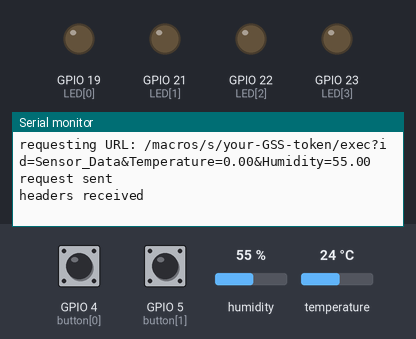
Bench run of a sketch on a simulated ESP32. Parts: output pins drawn as LEDs (lit = HIGH), the last lines printed to the serial monitor. Inputs (shaded band) come from the test bench; at power-on: GPIO 4 (button[0]) HIGH, GPIO 5 (button[1]) HIGH, humidity 55 %, temperature 24 °C. WiFi joins after 1.5 s; servers stay silent unless stated; uploads are accepted with an empty reply.

Above: at 3.0 s.
3.1 s: GPIO 4 (button[0]) pulled LOW for 0.15 s
At 4.0 s:
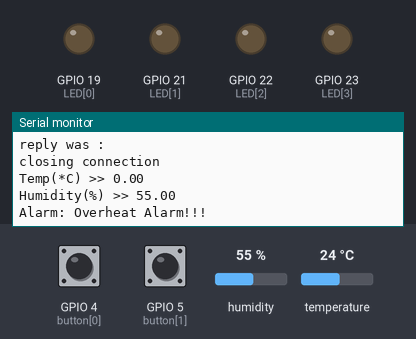
4.7 s: GPIO 5 (button[1]) pulled LOW for 0.15 s
At 5.3 s:
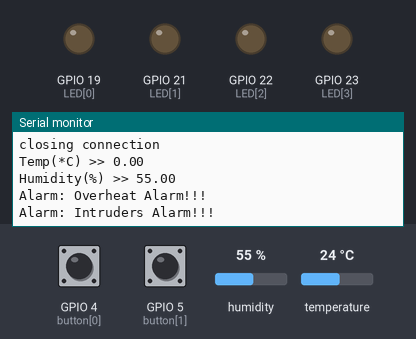

Measured:
- after the input at 3.1 s, the serial monitor: prints a new line at once (image 1)
- after the input at 4.7 s, the serial monitor: prints a new line at once (image 2)

The sketch:

M2-Q104-Blynk-and-LINE-from-SHTC3-4-LED-2-Switch.ino
```cpp
#include <WiFi.h>
#include <WiFiClientSecure.h>
#include <Wire.h>
#include <TridentTD_LineNotify.h>
#include <BlynkSimpleEsp32.h>
#include "SHTC3.h"
#define WIFI_NAME "your-wifi-name"
#define WIFI_PASS "your-wifi-pass"
#define BLYNK_TOKEN "your-blynk-token"
#define LINE_TOKEN "your-line-token"
#define GSS_TOKEN "your-GSS-token"
#define GSS_SHEET "Sensor_Data"
#define HOST "script.google.com"
#define HOST_PORT 443

byte LED[] = {19, 21, 22, 23};
byte button[] = {4, 5};
float temperature = -45;
float humidity = 0;
SHTC3 sht(Wire);
WiFiClientSecure client;

void setup() {
  Serial.begin(115200);
  Wire.begin(15, 18);
  for(int i = 0 ; i < 4 ; i++) {
    if(i < 2) pinMode(button[i], INPUT_PULLUP);
    pinMode(LED[i], OUTPUT);
  }
  Blynk.begin(BLYNK_TOKEN, WIFI_NAME, WIFI_PASS);
  LINE.setToken(LINE_TOKEN);
  client.setInsecure();
  xTaskCreatePinnedToCore(
    readSensorData,    // Task function
    "readSensorData",  // name of task
    1000,     // Stack size of task
    NULL,     // parameter of task
    1,        // priority od the task
    NULL,     // Task handle to keep track of created task
    1         // pin task to core 1
  );
  xTaskCreatePinnedToCore(
    sendSensorData,    // Task function
    "sendSensorData",  // name of task
    5000,     // Stack size of task
    NULL,     // parameter of task
    1,        // priority od the task
    NULL,     // Task handle to keep track of created task
    1         // pin task to core 1
  );
  xTaskCreatePinnedToCore(
    sensorAlarm,    // Task function
    "sensorAlarm",  // name of task
    5000,     // Stack size of task
    NULL,     // parameter of task
    1,        // priority od the task
    NULL,     // Task handle to keep track of created task
    1         // pin task to core 1
  );
  xTaskCreatePinnedToCore(
    switchOverHeatAlarm,    // Task function
    "switchAlarm",  // name of task
    5000,     // Stack size of task
    NULL,     // parameter of task
    1,        // priority od the task
    NULL,     // Task handle to keep track of created task
    1         // pin task to core 1
  );
  xTaskCreatePinnedToCore(
    switchIntrudersAlarm,    // Task function
    "switchIntrudersAlarm",  // name of task
    5000,     // Stack size of task
    NULL,     // parameter of task
    1,        // priority od the task
    NULL,     // Task handle to keep track of created task
    1         // pin task to core 1
  );
}

void readSensorData(void *pvParameterrs) {
  while(true) {
    sht.begin();
    sht.sample();
    temperature = sht.readTempC();
    humidity = sht.readHumidity();
    vTaskDelay(1000/portTICK_PERIOD_MS);
  }
}

void sensorAlarm(void *pvParameterrs) {
  while(true) {
    if(temperature > 28) {
      LINE.notify("\nTemperature is over 28 *C !\nCurrent temperature -> "+String(temperature)+" *C");
      Serial.println("\nTemperature is over 28 *C !");
      Serial.println("Sending notification to line\n");
      vTaskDelay(30000/portTICK_PERIOD_MS);
    }
    vTaskDelay(1000/portTICK_PERIOD_MS);
  }
}

void switchOverHeatAlarm(void *pvParameterrs) {
  while(true) {
    if(digitalRead(button[0]) == LOW) {
      vTaskDelay(20/portTICK_PERIOD_MS);
      LINE.notify("\nOverheat Alarm");
      Serial.println("Alarm: Overheat Alarm!!!");
      while(digitalRead(button[0]) == LOW) vTaskDelay(20/portTICK_PERIOD_MS);
    }
  }
}

void switchIntrudersAlarm(void *pvParameterrs) {
  while(true) {
    if(digitalRead(button[1]) == LOW) {
      vTaskDelay(20/portTICK_PERIOD_MS);
      LINE.notify("\nIntruders Alarm");
      Serial.println("Alarm: Intruders Alarm!!!");
      while(digitalRead(button[1]) == LOW) vTaskDelay(20/portTICK_PERIOD_MS);
    }
  }
}

void logSensorData() {
  if(!client.connect(HOST, HOST_PORT)) return;

  String strURL;
  strURL += "/macros/s/" + String(GSS_TOKEN) + "/exec?";
  strURL += "id=" + String(GSS_SHEET);
  strURL += "&Temperature=" + String(temperature);
  strURL += "&Humidity=" + String(humidity);
  Serial.print("requesting URL: "); Serial.println(strURL);

  client.print(
    String("GET ") + strURL + " HTTP/1.1\r\n" +
    "Host: " + String(HOST) + "\r\n" +
    "User-Agent: BuildFailureDetectorESP8266\r\n" +
    "Connection: close\r\n\r\n"
  );
  Serial.println("request sent");

  while (client.connected()) {
     String line = client.readStringUntil('\n');
     if (line == "\r") {
      Serial.println("headers received");
      break;
     }
  }

  String line = client.readStringUntil('\n');

  Serial.print("reply was : ");
  Serial.println(line);
  Serial.println("closing connection");
  client.stop();
  Serial.println();
}

void sendSensorData(void *pvParameterrs) {
  while(true) {
    if(temperature >= -40 && temperature <= 125) {
      logSensorData();
      Blynk.virtualWrite(V0, temperature);
      Blynk.virtualWrite(V1, humidity);
      Serial.println("Temp(*C) >> "+String(temperature));
      Serial.println("Humidity(%) >> "+String(humidity)+"\n");
    }
    vTaskDelay(5000/portTICK_PERIOD_MS);
  }
}

void loop() {
  Blynk.run();
}
```
